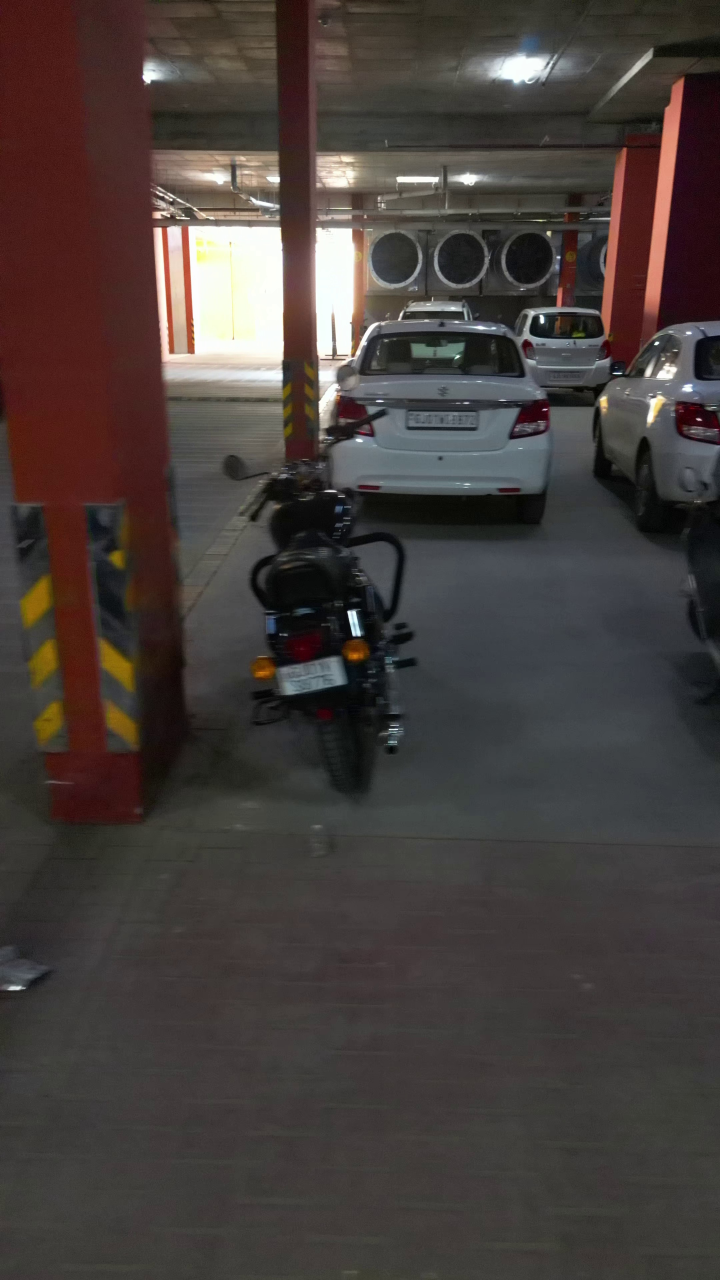
#> input picture data/frame104.jpg, 2160 x 3840 px (shown at 1/3 size); its folder holds only this picture in this run
$ python newalgo.py
#> lines starting #> are read from the running program, lines starting #| are printed output that depends on the picture; after the words box and inside, x2 and y2 are one past the last pixel; in counts of white or black regions, pixels touching at a corner belong together
import os
import cv2
import numpy as np

# Set the maximum allowed image dimensions
max_width = 800
max_height = 600

# Get the list of image file names in the data folder
data_folder = 'data'
image_files = [f for f in os.listdir(data_folder) if os.path.isfile(os.path.join(data_folder, f))]

# Loop through the image files
for image_file in image_files:
    # Load the image
    img = cv2.imread(os.path.join(data_folder, image_file))
#> img is the input picture: shape (3840, 2160, 3); mean B, G, R 59.8, 62.6, 70.5

    # Resize the image if necessary
    height, width, channels = img.shape
#> height = 3840; width = 2160; channels = 3
    aspect_ratio = width / float(height)
#> aspect_ratio = 0.562
    if width > max_width or height > max_height:
        if aspect_ratio > 1:
            new_width = max_width
            new_height = int(new_width / aspect_ratio)
        else:
            new_height = max_height
            new_width = int(new_height * aspect_ratio)
#> new_width = 337
        img = cv2.resize(img, (new_width, new_height))
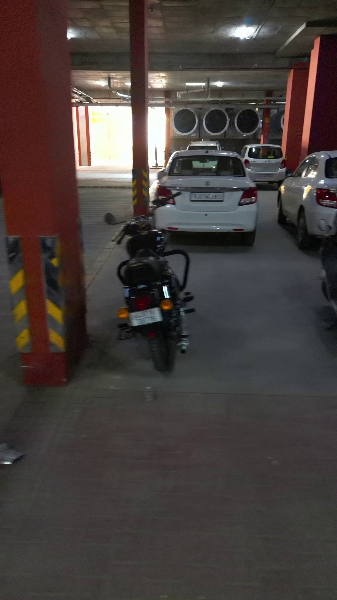
#> img: shape (600, 337, 3); mean B, G, R 59.7, 62.5, 70.4

    # Convert the image to grayscale
    gray = cv2.cvtColor(img, cv2.COLOR_BGR2GRAY)
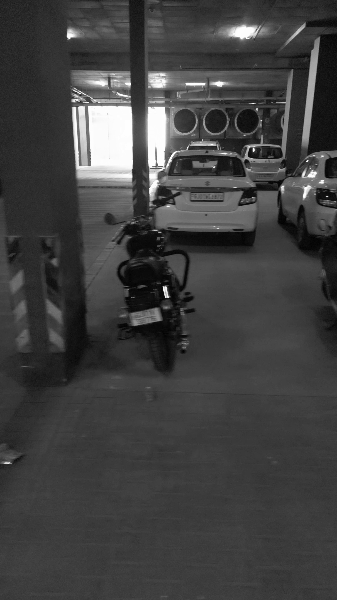
#> gray: shape (600, 337); min 1, max 255, mean 64.6

    # Apply edge detection using the Canny algorithm
    edges = cv2.Canny(gray, 100, 200)
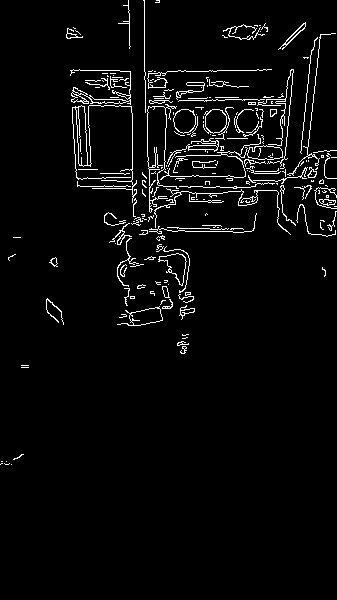
#> edges: shape (600, 337); 3.8% white in thin lines or dots, all inside (x1, y1, x2, y2) = (0, 0, 337, 465)

    # Apply a Gaussian blur to the image to reduce noise
    blurred = cv2.GaussianBlur(edges, (5, 5), 0)
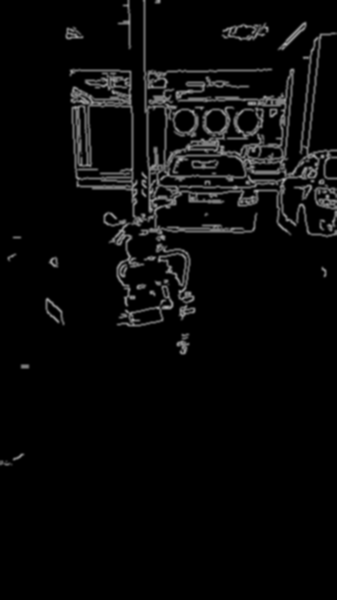
#> blurred: shape (600, 337); min 0, max 175, mean 9.7

    # Apply thresholding to the image to isolate the number plate
    _, thresh = cv2.threshold(blurred, 100, 255, cv2.THRESH_BINARY)
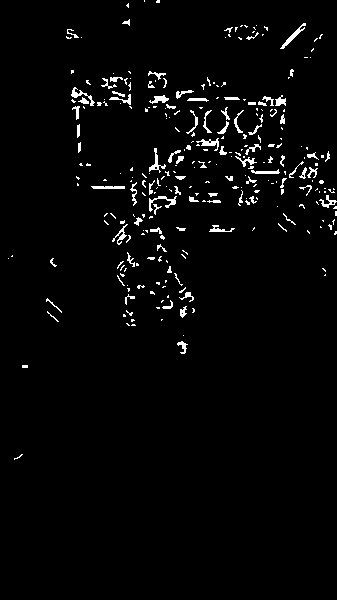
#> thresh: shape (600, 337); 2.6% white in thin lines or dots, all inside (x1, y1, x2, y2) = (8, 0, 337, 460)

    # Find contours in the image
    contours, _ = cv2.findContours(thresh, cv2.RETR_TREE, cv2.CHAIN_APPROX_SIMPLE)
#> contours = 290 contours, 243 with area under 20; largest, box (x1, y1, x2, y2) and area: (280, 23, 306, 49) 96, (149, 196, 177, 212) 78, (196, 138, 219, 151) 77, (149, 148, 166, 173) 76, (71, 87, 95, 106) 72

    # Sort the contours by area in descending order
    contours = sorted(contours, key=cv2.contourArea, reverse=True)

    # Loop through the contours and find the number plate
    for contour in contours:
        perimeter = cv2.arcLength(contour, True)
        approx = cv2.approxPolyDP(contour, 0.02 * perimeter, True)
        if len(approx) == 4:
            number_plate = approx
            break
#> this loop made 7 passes
#> (perimeter, number_plate) on pass 7: (70.49, [[91, 186], [93, 188], [124, 188], [124, 186]])
#> perimeter on passes 1 to 6: 87.3, 111.8, 83.11, 89.11, 91.15, 54.04

    # Draw a bounding box around the number plate
    cv2.drawContours(img, [number_plate], -1, (0, 255, 0), 3)
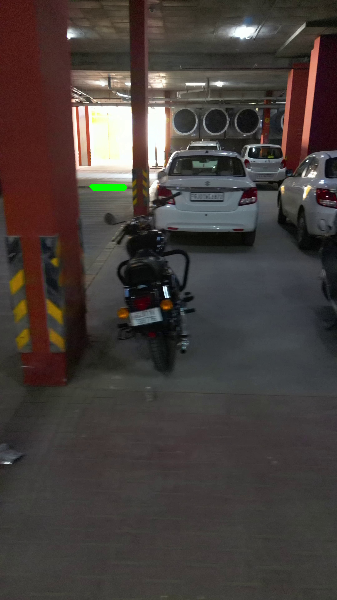
#> img: shape (600, 337, 3); 0.12% of pixels changed, all inside (x1, y1, x2, y2) = (89, 184, 127, 191)

    # Display the final image
    cv2.imshow('Number Plate Recognition', img)
    cv2.waitKey(0)

# Destroy all windows
cv2.destroyAllWindows()

$ run again, on data/image.png
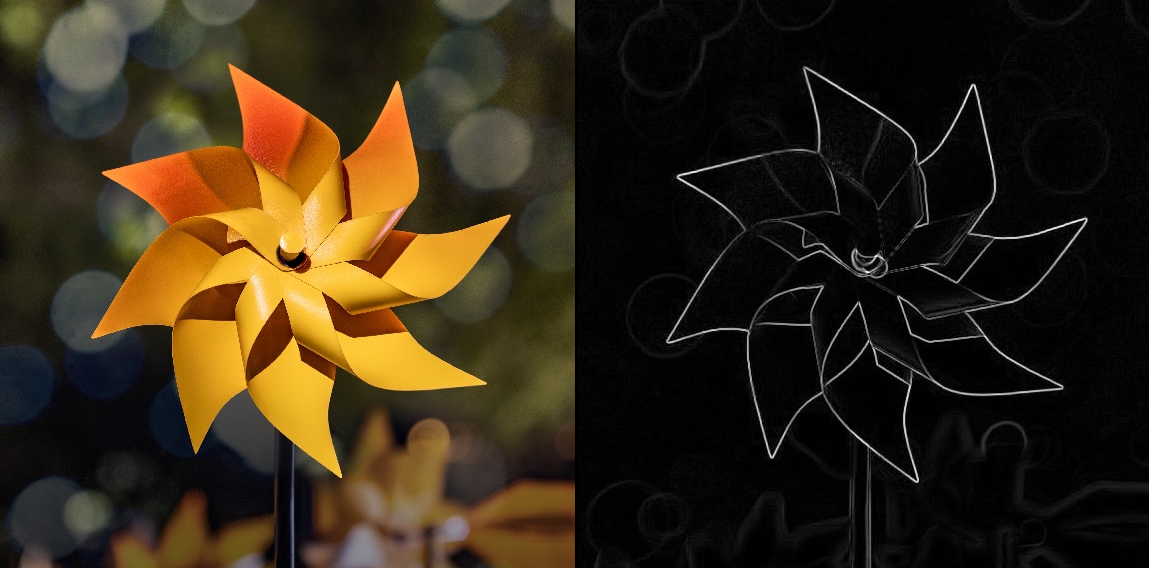
#> input picture data/image.png, 1149 x 568 px
#> img is the input picture: shape (568, 1149, 3); mean B, G, R 21.7, 40.2, 51.9
#> `edges = cv2.Canny(gray, 100, 200)`:
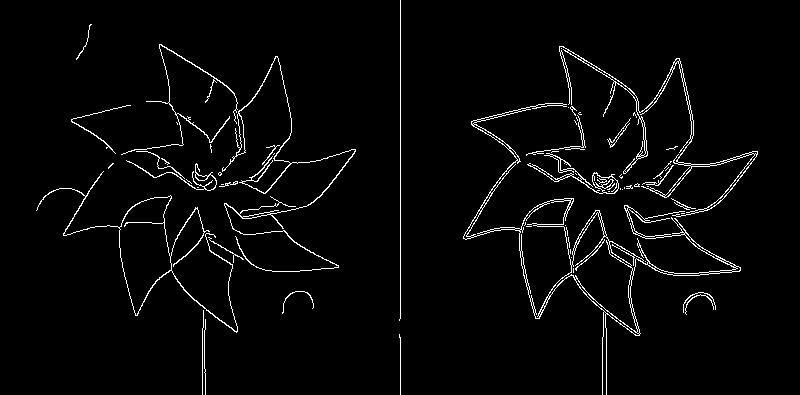
#> edges: shape (395, 800); 3% white in thin lines or dots
#> thresh: shape (395, 800); 2.8% white in thin lines or dots, all inside (x1, y1, x2, y2) = (39, 24, 758, 373)
#> contours = 195 contours, 135 with area under 20; largest, box (x1, y1, x2, y2) and area: (616, 223, 741, 276) 434, (645, 58, 694, 144) 260, (559, 46, 623, 104) 236, (606, 240, 640, 336) 205, (673, 146, 758, 175) 198
#> the loop `for contour in contours:` made 3 passes
#> (perimeter, number_plate) on pass 3: (294.7, [[559, 47], [570, 103], [561, 47], [622, 86]])
#> `cv2.drawContours(img, [number_plate], -1, (0, 255, 0), 3)`:
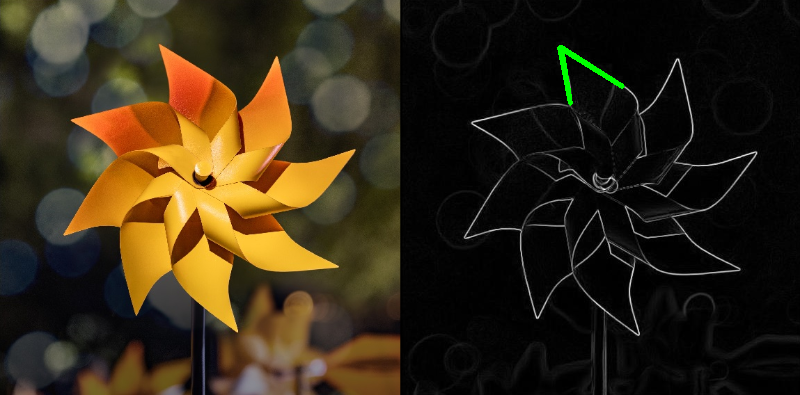
#> img: shape (395, 800, 3); mean B, G, R 21.5, 40.6, 51.7

$ run again, on data/frame11.jpg
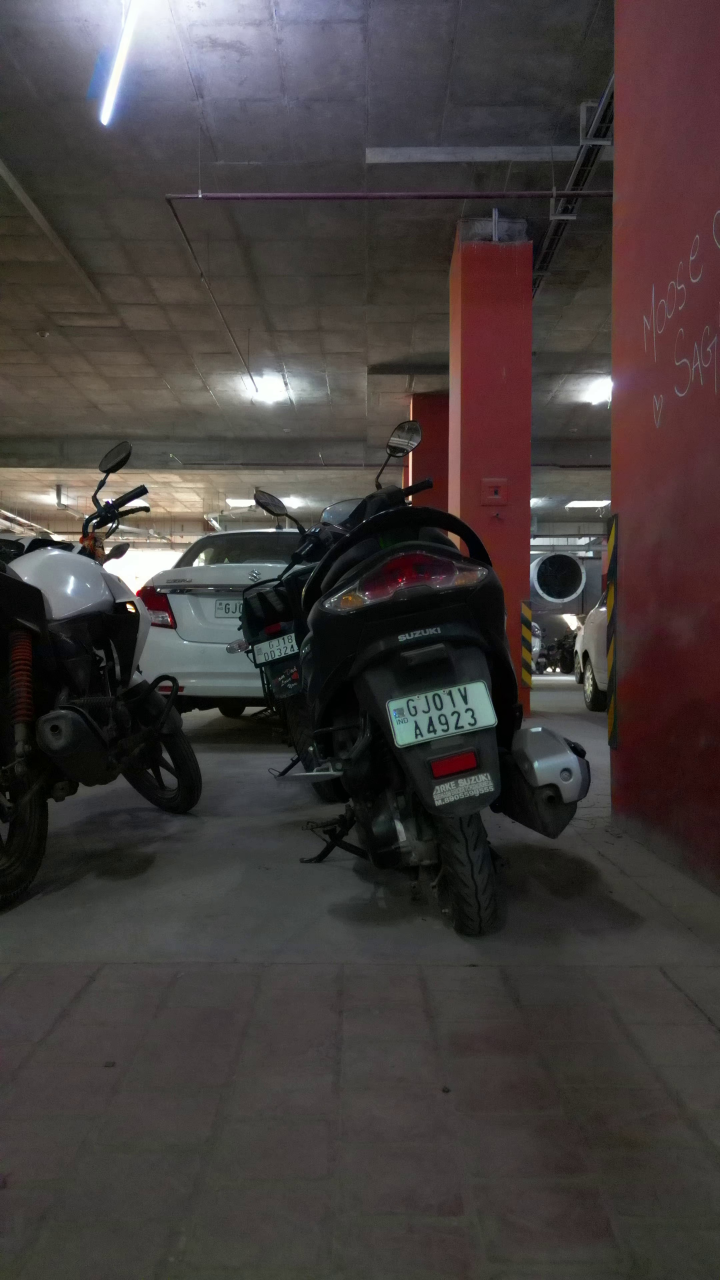
#> input picture data/frame11.jpg, 2160 x 3840 px (shown at 1/3 size)
#> img is the input picture: shape (3840, 2160, 3); mean B, G, R 59.6, 60.7, 67.3
#> `edges = cv2.Canny(gray, 100, 200)`:
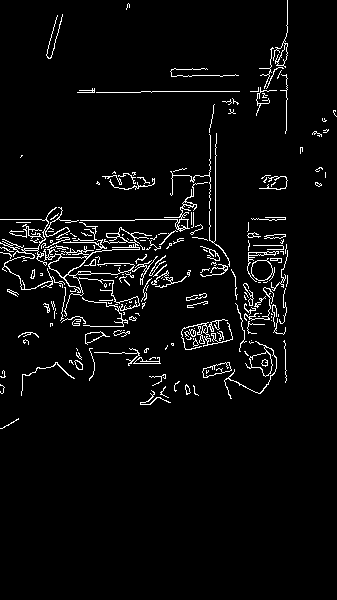
#> edges: shape (600, 337); 4% white in thin lines or dots, all inside (x1, y1, x2, y2) = (0, 0, 337, 429)
#> `_, thresh = cv2.threshold(blurred, 100, 255, cv2.THRESH_BINARY)`:
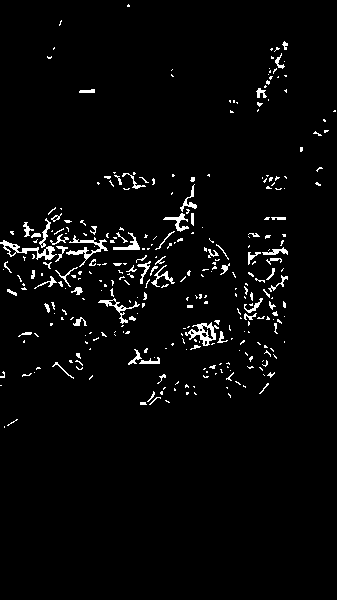
#> thresh: shape (600, 337); 3% white in thin lines or dots, all inside (x1, y1, x2, y2) = (0, 4, 336, 428)
#> contours = 333 contours, 289 with area under 20; largest, box (x1, y1, x2, y2) and area: (185, 322, 219, 346) 322, (0, 240, 57, 260) 297, (66, 235, 108, 267) 184, (98, 298, 140, 324) 148, (163, 213, 189, 232) 108
#> the loop `for contour in contours:` made 38 passes
#> (perimeter, number_plate) on pass 38: (26.83, [[191, 213], [191, 223], [193, 225], [193, 213]])
